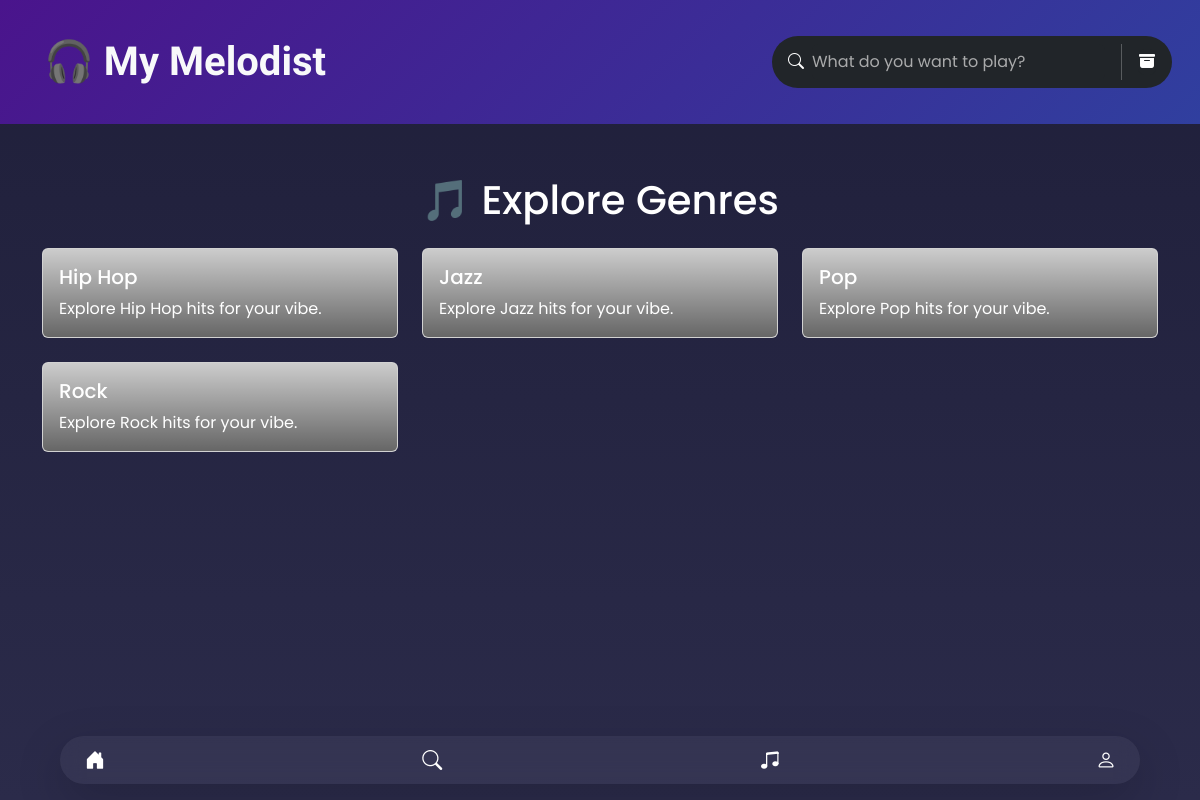
Screenshot of /genre.php with the database file from the repository.
### tables this page shows
CREATE TABLE `genres` (
  `id` bigint(20) UNSIGNED NOT NULL,
  `name` varchar(50) NOT NULL
);

### genre.php (the view, shortened to what this page needs)
<?php
include 'koneksi.php';
?>
<!DOCTYPE html>
<html lang="en">
<head>
  <link href="https://cdn.jsdelivr.net/npm/bootstrap@5.3.0/dist/css/bootstrap.min.css" rel="stylesheet" />
  <link rel="stylesheet" href="https://cdn.jsdelivr.net/npm/bootstrap-icons@1.10.5/font/bootstrap-icons.css" />
</head>
<body>
<?php include 'header.php'; ?>
<div class="container py-5">
  <h1 class="text-center mb-4">🎵 Explore Genres</h1>
  <div class="row row-cols-1 row-cols-md-3 g-4">
    <?php
    $query = "SELECT name FROM genres ORDER BY name ASC";
    $result = mysqli_query($konek, $query);
    while ($genre = mysqli_fetch_assoc($result)):
      $genreName = htmlspecialchars($genre['name']);
      $lowerName = strtolower(str_replace(' ', '', $genreName));
      $imagePath = file_exists("asset/{$lowerName}.jpg") ? "asset/{$lowerName}.jpg" : "asset/default-genre.jpg";
    ?>
    <div class="col">
      <a href="genreLagu.php?genre=<?= urlencode($genreName); ?>" style="text-decoration: none;">
        <div class="card genre-card text-white" style="background-image: url('<?= $imagePath ?>');">
          <div class="card-body">
            <h5 class="card-title"><?= $genreName ?></h5>
            <p class="card-text">Explore <?= $genreName ?> hits for your vibe.</p>
          </div>
        </div>
      </a>
    </div>
    <?php endwhile; ?>
  </div>
</div>
<?php include 'footer.php'; ?>
</body>
</html>

### style.css (style rules this page uses)
body { background: linear-gradient(to bottom, #1f1f3a, #2b2b4a); color: white; min-height: 100vh; font-family: 'Poppins', sans-serif; padding-bottom: 80px; padding-top: 80px; }
body { padding-left: 0 !important; padding-right: 0 !important; }

### genre.php (style rules this page uses)
body { background: linear-gradient(to bottom, #1f1f3a, #2b2b4a); color: white; font-family: 'Poppins', sans-serif; }
.genre-card { height: 180px; background-size: cover; background-position: center; border-radius: 1rem; position: relative; overflow: hidden; transition: transform 0.2s ease; display: flex; align-items: flex-end; }
.genre-card::before { content: ""; position: absolute; inset: 0; background: linear-gradient(to top, rgba(0, 0, 0, 0.6), rgba(0, 0, 0, 0.2)); z-index: 1; }
.genre-card .card-body { position: relative; z-index: 2; padding: 1rem; width: 100%; }

### header.php (style rules this page uses)
body { font-family: 'Poppins', sans-serif; background-color: #121212; color: white; }

### rows the page displays
genres: name "Hip Hop"
genres: name "Jazz"
genres: name "Pop"
genres: name "Rock"
